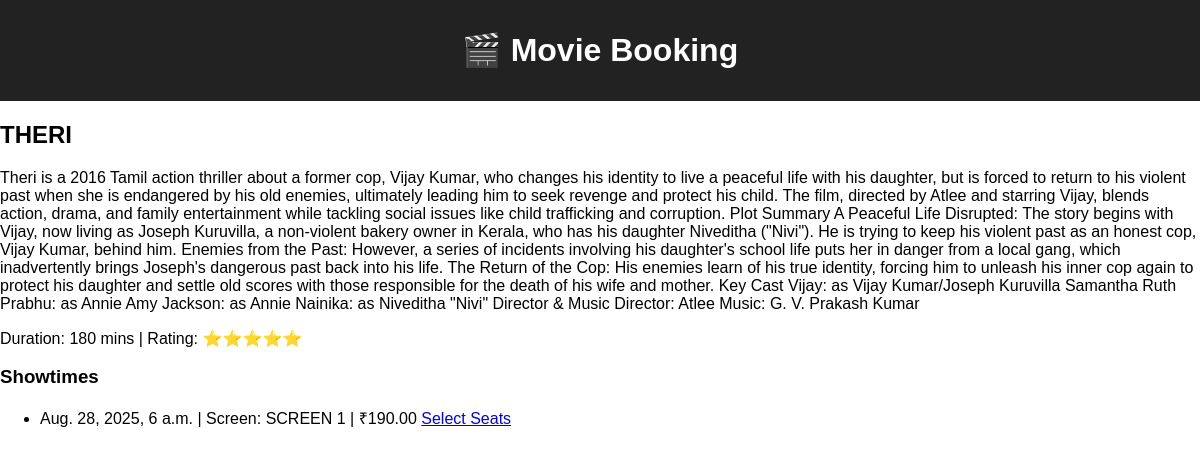
The app's page /movie/2/ with its own data.
### booking/models.py (models this page shows, shortened)
class Movie(models.Model):
    title = models.CharField(max_length=200)
    description = models.TextField()
    duration = models.IntegerField()
    rating = models.CharField(max_length=10)

class Showtime(models.Model):
    movie = models.ForeignKey(Movie, on_delete=models.CASCADE)
    start_time = models.DateTimeField()
    screen = models.CharField(max_length=50)
    price = models.DecimalField(max_digits=6, decimal_places=2)

### booking/views.py (the view)
# urls.py: path('movie/<int:movie_id>/', views.movie_detail, name='movie_detail'),
def movie_detail(request, movie_id):
    movie = get_object_or_404(Movie, pk=movie_id)
    showtimes = movie.showtime_set.all()
    return render(request, 'movie_detail.html', {'movie': movie, 'showtimes': showtimes})

### templates/movie_detail.html
{% extends 'base.html' %}
{% block content %}
<h2>{{ movie.title }}</h2>
<p>{{ movie.description }}</p>
<p>Duration: {{ movie.duration }} mins | Rating: {{ movie.rating }}</p>
<h3>Showtimes</h3>
<ul>
    {% for showtime in showtimes %}
        <li>{{ showtime.start_time }} | Screen: {{ showtime.screen }} | ₹{{ showtime.price }}
        <a href="{% url 'seat_selection' showtime.id %}">Select Seats</a></li>
    {% endfor %}
</ul>
{% endblock %}

### static/style.css (style rules this page uses)
body { font-family: Arial, sans-serif; margin: 0; padding: 0; }

### records on screen
Movie: title "THERI", description "Theri is a 2016 Tamil action thriller about a former cop, Vijay Kumar, who changes his identity to live a peaceful life with his daughter, but is forced to return to his violent past when she is endangered by his old enemies, ultimately leading him to seek revenge and protect his child. The film, directed by Atlee and starring Vijay, blends action, drama, and family entertainment while tackling social issues like child trafficking and corruption. Plot Summary A Peaceful Life Disrupted: The story begins with Vijay, now living as Joseph Kuruvilla, a non-violent bakery owner in Kerala, who has his daughter Niveditha (\"Nivi\"). He is trying to keep his violent past as an honest cop, Vijay Kumar,…", duration "180", rating "⭐⭐⭐⭐⭐"
Showtime: start_time "Aug. 28, 2025, 6 a.m.", screen "SCREEN 1", price "190.00"
